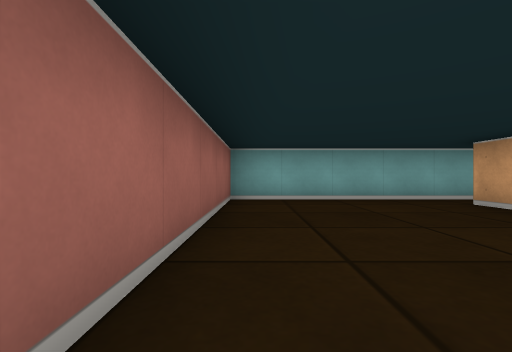
[1] (above)

13 first-person views from a walk through a cub3D maze. The camera is about half as high as the walls, looks level and sees 85° across. The floor is counted in squares. Each view is taken from the middle of a square. On the plan, view 1 faces up. The plan holds only what a view shows up to about 9 squares ahead; the rest is blank. The place goes on beyond the plan.

[2]
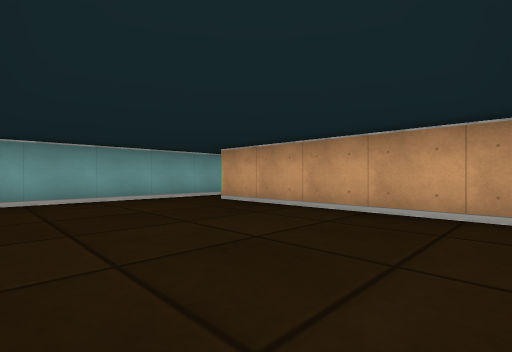

[3]
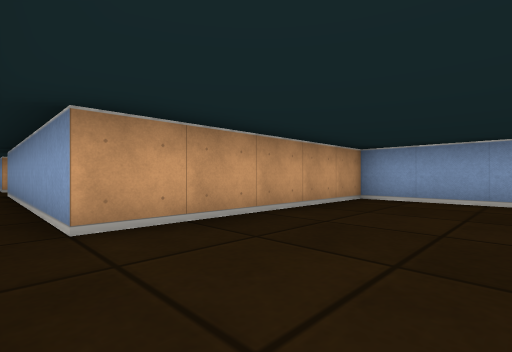

[4]
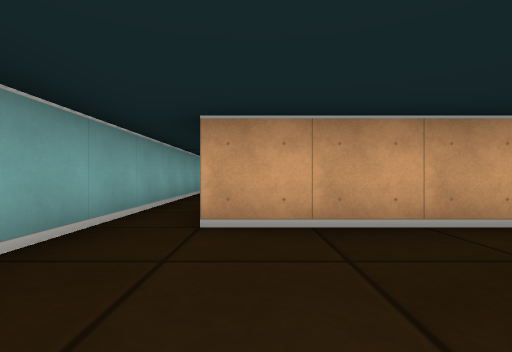

[5]
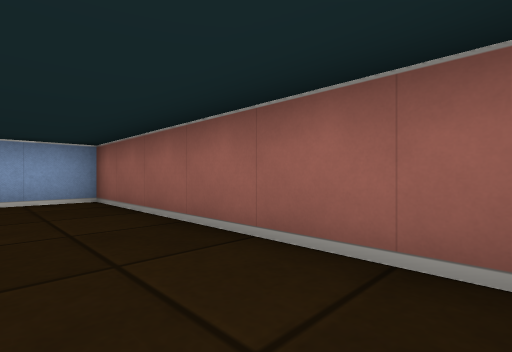

[6]
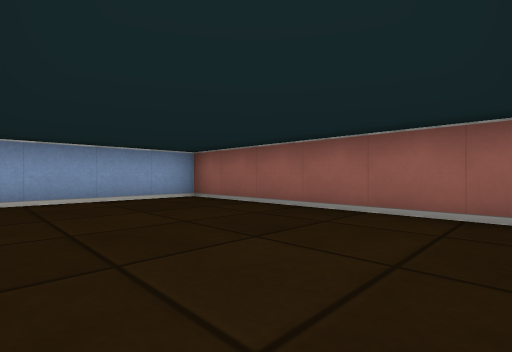

[7]
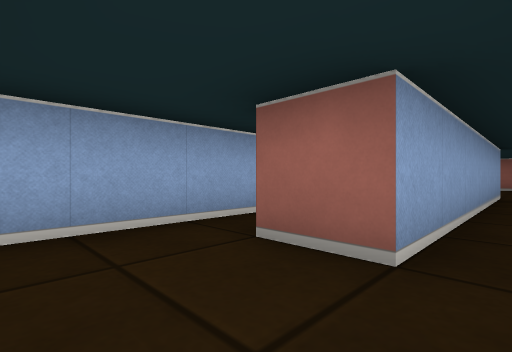

[8]
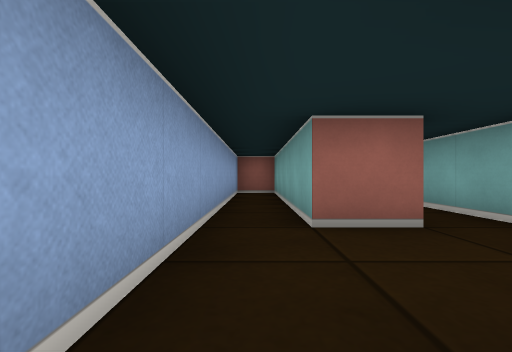

[9]
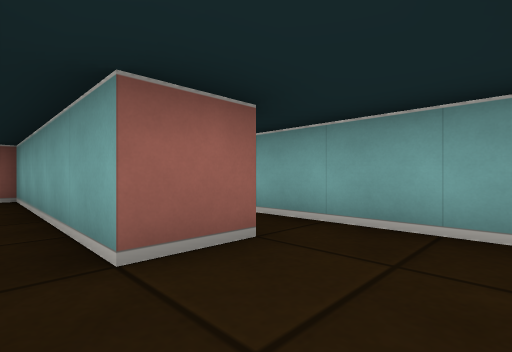

[10]
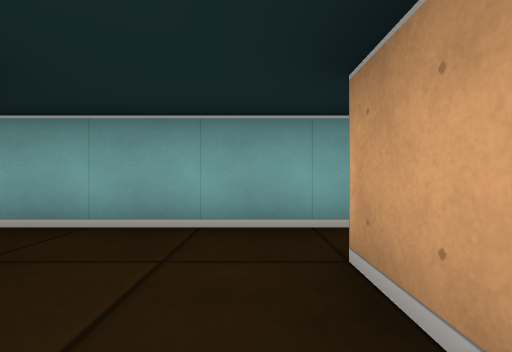

[11]
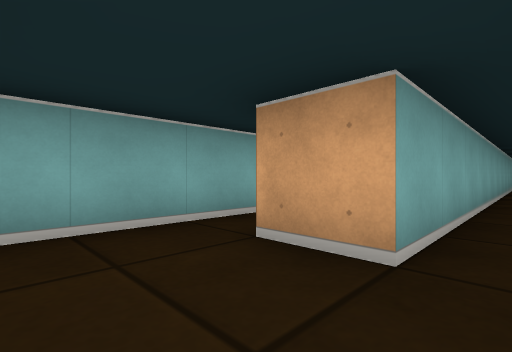

[12]
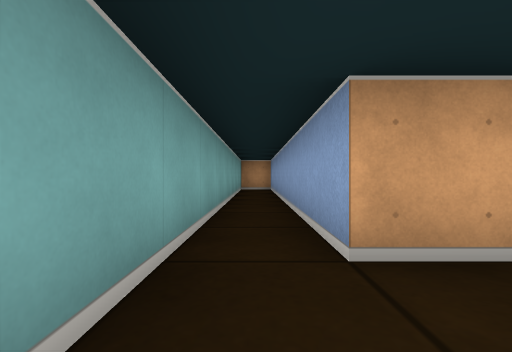

[13]
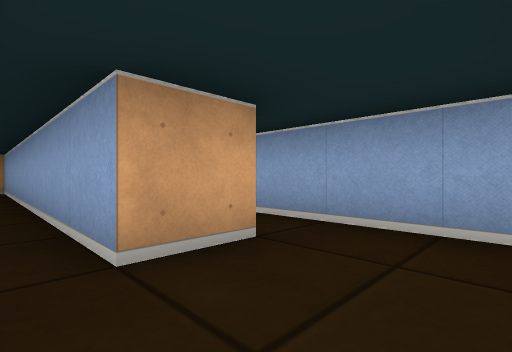

### Floor plan
Points are (right, up) in squares from view 1. A wall is a line through its corners. A room is listed if a view was taken in it or the views show most of it. See-through windows are left out.
Room 1 (views 1, 2, 3, 4, 5, 6, 7, 12, 13)
walls: (11.5, 3.5) (11.5, 4.5) (19.4, 4.5); (18.9, 5.5) (-0.5, 5.5) (-0.5, -0.5) (3.5, -0.5) (3.5, 4.5) (9.5, 4.5) (9.5, 3.5)
ways out: opening at (10.5, 4) to room 2
Room 2 (views 8, 9, 10, 11)
walls: (21.1, 3.5) (11.5, 3.5); (9.5, 3.5) (4.5, 3.5) (4.5, 2.5) (12.5, 2.5)
ways out: opening at (10.5, 4) to room 1

Where each view was taken, in squares from view 1:
view 1: 0 up, 0 right, facing up
view 2: 0 up, 0 right, facing up-right
view 3: 5 up, 1 right, facing down-right
view 4: 4 up, 1 right, facing right
view 5: 5 up, 1 right, facing down-left
view 6: 5 up, 3 right, facing down-left
view 7: 5 up, 11 right, facing down-left
view 8: 3 up, 12 right, facing left
view 9: 3 up, 11 right, facing up-left
view 10: 3 up, 11 right, facing up
view 11: 3 up, 10 right, facing up-right
view 12: 5 up, 10 right, facing right
view 13: 5 up, 10 right, facing down-right
